Frame 1 (no input): blank canvas, image omitted
Frame 60 (no input): blank canvas, image omitted
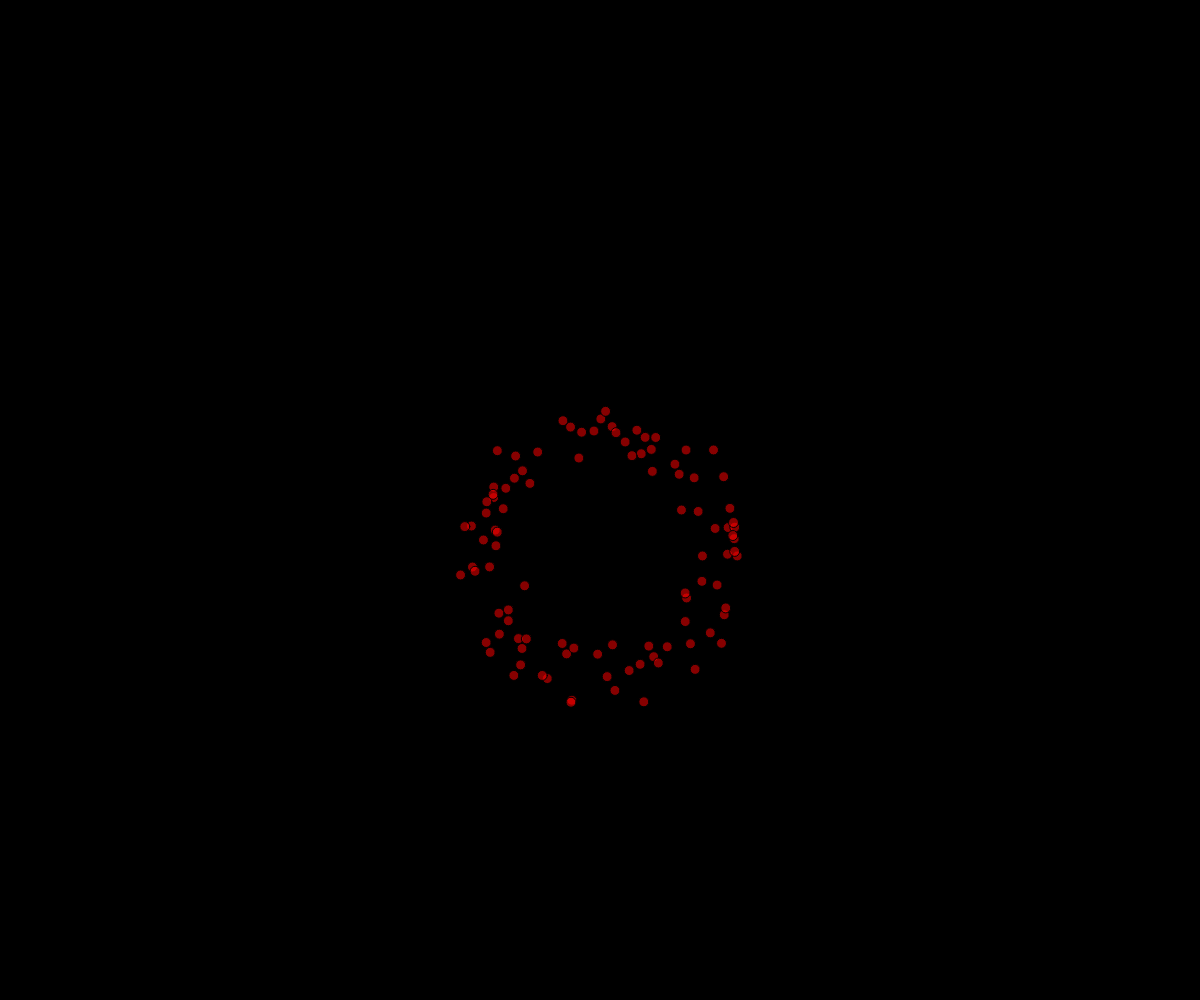
Frame 120 (the mouse pressed at the canvas centre since frame 60)

The p5.js sketch whose frames 1 and 60 were blank and that drew this single picture after the mouse press (run headless with seeded random() and noise() and a simulated clock; from frame 60 on, the mouse is pressed at the canvas centre):

// p5.js sketch
// ── sketch.js
// FireWorks OOP

let fireWorks = [];

function setup() {
  createCanvas(windowWidth, windowHeight);
  angleMode(DEGREES); 
}

function draw() {
  background("black");
  for (let i=fireWorks.length-1; i>=0; i--) {
    if (fireWorks[i].isAlive()) {
      fireWorks[i].move();
      fireWorks[i].display();
    }
    else {
      fireWorks.splice(i, 1);
    }
  }
}

function mousePressed() {
  let numberOfParticles = 100;
  let  theta = 0;
  for (let i=0; i<numberOfParticles; i++) {
    let xSpeed = cos(theta)*2 + random(-0.5, 0.5);
    let ySpeed = sin(theta)*2 + random(-0.5, 0.5);
    let someParticle = new Particle(mouseX, mouseY, xSpeed, ySpeed, 255, 0, 0, 255);
    fireWorks.push(someParticle);
    theta += 360/numberOfParticles;
  }
 
}

class Particle {
  constructor(x, y, dx, dy, r, g, b ,a) {
    this.x = x;
    this.y = y;
    this.dx = dx;
    this.dy = dy;
    this.r = r;
    this.g = g;
    this.b = b;
    this.a = a;
    this.diameter = 10;
    this.gravity = 0.03;
  }

  move() {
    this.x += this.dx;
    this.y += this.dy;
    this.dy += this.gravity;
    this.a -= 2;
  }

  display() {
    fill(this.r, this.g, this.b, this.a);
    ellipse(this.x, this.y,this.diameter, this.diameter);
  }

  isAlive() {
    return this.a > 0;
  }
}
